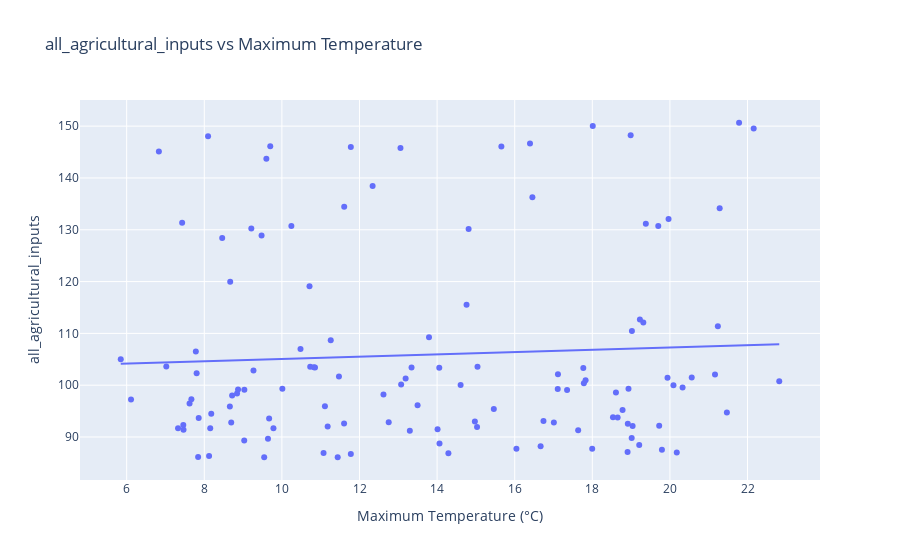

Source (notebook cell):
### Markdown cell above
### **Using Simple Plots**

### Code cell
y_cat = 'all_agricultural_inputs'

y=df_agri_pi[df_agri_pi['category']==y_cat].set_index('date')['index'].sort_index()
x=df_stations['tmax(degC)'].sort_index()[:-2]

px.scatter(
    x=x, y=y, 
    title=f'{y_cat} vs Maximum Temperature', 
    labels={'x':'Maximum Temperature (°C)', 'y':y_cat},
    trendline='ols'
    )
